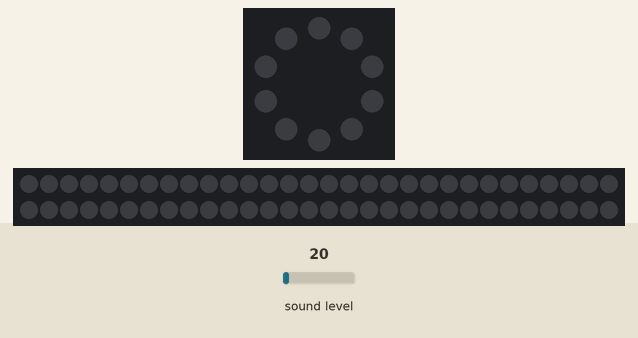
This program was run on a simulated Circuit Playground running CircuitPython. Parts: the board's ring of 10 RGB LEDs (number 0 left of the top, counting anticlockwise), 60 RGB LEDs in strip order, left to right, continuing on the next row. The test bench sets the inputs (shaded band); at power-on: sound level 20. Dim RGB values are drawn brighter than linear.

Above: at 1.2 s.
1.3 s: sound level set to 64
At 1.7 s:
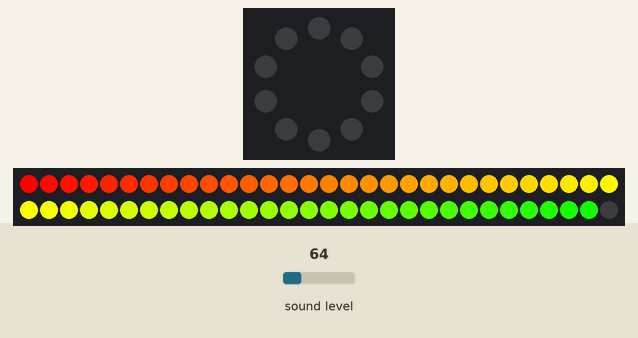
3.4 s: sound level set to 128
At 4.04 s:
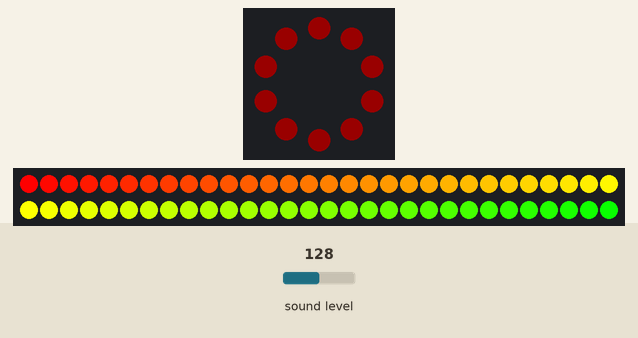
Timing chart, 0 to 6.4 s (numbered marks = the images above; inputs shaded):
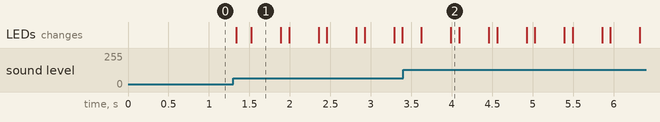

Measured:
- after the input at 1.3 s, the LEDs: first change at once (image 1 shows a later state)
- after the input at 3.4 s, the LEDs: first change after 0.23 s (image 2 shows a later state)

The program:

soundmeter.py
```python
import array
import math
import audiobusio
import board
import neopixel
import time

import adafruit_fancyled.adafruit_fancyled as fancy

#from adafruit_circuitplayground import cp


FANCY_CHSV_RED = 0
FANCY_CHSV_YELLOW = 1/6
FANCY_CHSV_GREEN = 1/3
FANCY_CHSV_CYAN = 1/2
FANCY_CHSV_BLUE = 2/3
FANCY_CHSV_PURPLE = 5/6

# Set up NeoPixels and turn them all off.
pixels_circuit = neopixel.NeoPixel(board.NEOPIXEL, 10, brightness=0.1, auto_write=False)
pixels_neo = neopixel.NeoPixel(board.A2, 60, brightness=1, auto_write=False, pixel_order=neopixel.RGBW)
pixels = pixels_neo


def fancy_palette(pixels, start, end):
    palette = list()
    reverse = False

    if start > end:
        unit = (start-end) / len(pixels)
        reverse = True

    else:
        unit = (end-start) / len(pixels)

    if reverse:
        for i in range(len(pixels)):
            palette.append(fancy.CHSV(start - unit*i, 1.0, 1.0).pack())
        return palette

    for i in range(len(pixels)):
        palette.append(fancy.CHSV(start + unit*i, 1.0, 1.0).pack())
    return palette


# Color of the peak pixel.
PEAK_COLOR = (0,0,0)
# Number of total pixels - 10 build into Circuit Playground
NUM_PIXELS = 60

# Exponential scaling factor.
# Should probably be in range -10 .. 10 to be reasonable.
CURVE = 2
SCALE_EXPONENT = math.pow(10, CURVE * -0.1)

# Number of samples to read at once.
NUM_SAMPLES = 160


# Restrict value to be between floor and ceiling.
def constrain(value, floor, ceiling):
    return max(floor, min(value, ceiling))


# Scale input_value between output_min and output_max, exponentially.
def log_scale(input_value, input_min, input_max, output_min, output_max):
    normalized_input_value = (input_value - input_min) / \
                             (input_max - input_min)
    return output_min + \
        math.pow(normalized_input_value, SCALE_EXPONENT) \
        * (output_max - output_min)


# Remove DC bias before computing RMS.
def normalized_rms(values):
    minbuf = int(mean(values))
    samples_sum = sum(
        float(sample - minbuf) * (sample - minbuf)
        for sample in values
    )

    return math.sqrt(samples_sum / len(values))


def mean(values):
    return sum(values) / len(values)


def volume_color(volume):
    return 200, volume * (255 // NUM_PIXELS), 0


# Main program

mic = audiobusio.PDMIn(board.MICROPHONE_CLOCK, board.MICROPHONE_DATA,
                       sample_rate=16000, bit_depth=16)

# Record an initial sample to calibrate. Assume it's quiet when we start.
samples = array.array('H', [0] * NUM_SAMPLES)
mic.record(samples, len(samples))
# Set lowest level to expect, plus a little.
input_floor = normalized_rms(samples) + 10
# OR: used a fixed floor
# input_floor = 50

# You might want to print the input_floor to help adjust other values.
# print(input_floor)

# Corresponds to sensitivity: lower means more pixels light up with lower sound
# Adjust this as you see fit.
input_ceiling = input_floor + 500

peak = 0

def blink_circuit():
    #cp.play_file("shutup.wav")
    pixels_circuit.fill((255, 0, 0))
    pixels_circuit.show()
    time.sleep(0.02)
    pixels_circuit.fill(0)
    pixels_circuit.show()
    time.sleep(0.02)


while True:
    mic.record(samples, len(samples))
    magnitude = normalized_rms(samples)
    # You might want to print this to see the values.
    # print(magnitude)

    # Compute scaled logarithmic reading in the range 0 to NUM_PIXELS
    c = log_scale(constrain(magnitude, input_floor, input_ceiling),
                  input_floor, input_ceiling, 0, NUM_PIXELS)

    # Light up pixels that are below the scaled and interpolated magnitude.
    pixels.fill(0)
    palette = fancy_palette(pixels, FANCY_CHSV_RED, FANCY_CHSV_GREEN)
    max_volume = len(pixels) - 2
    max_reached = False
    for i in range(NUM_PIXELS):
        if c > max_volume:
            max_reached = True
        if i < c:
            pixels[i] = palette[i]
        # Light up the peak pixel and animate it slowly dropping.
        if c >= peak:
            peak = min(c, NUM_PIXELS - 1)
        elif peak > 0:
            peak = peak - 1

        #if peak > 0:
        #    pixels[int(peak)] = (255, 0, 0)
    pixels.show()
    if max_reached:
        for i in range(5):
            blink_circuit()
```
